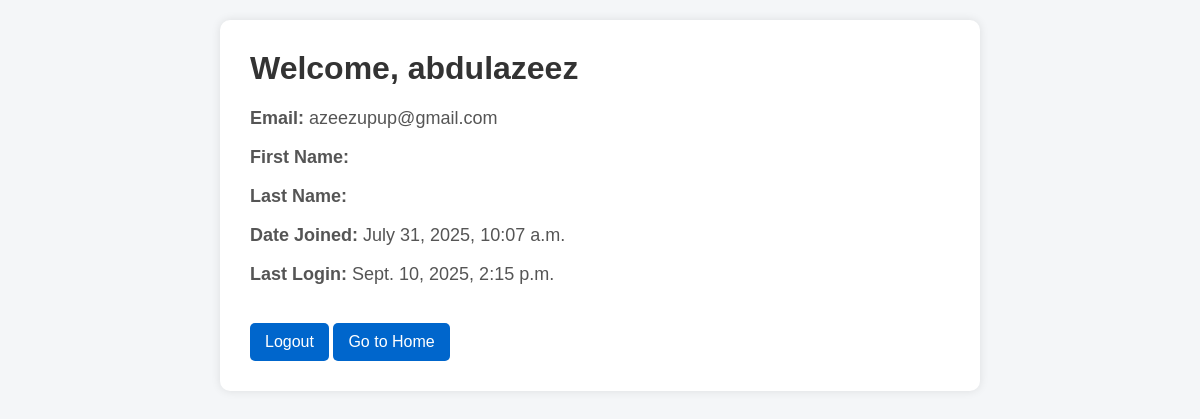
The page /users/profile/ (signed in) on the database as committed earlier.
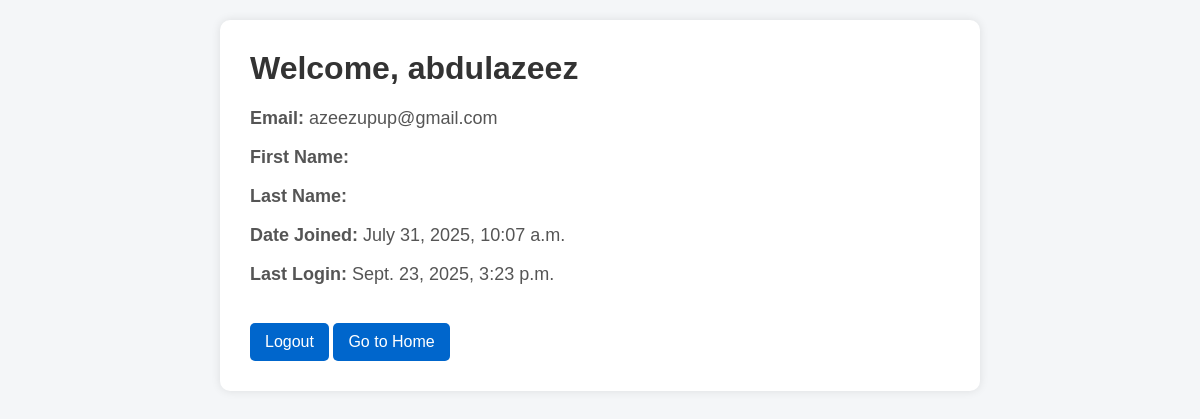
The same page on the database as committed later.
### users/models.py (models this page shows, shortened)
class User(AbstractUser):
    sb_balance = models.IntegerField(default=0)

### users/views.py (the view)
# urls.py: path('profile/', views.profile_view, name='profile'),
@login_required
def profile_view(request):
    return render(request, 'profile.html')

### templates/profile.html (shortened to what this page needs)
<!DOCTYPE html>
<html>
<head>
</head>
<body>
    <div class="container">
        <h1>Welcome, {{ user.username }}</h1>
        <div class="info">
            <p><strong>Email:</strong> {{ user.email }}</p>
            <p><strong>First Name:</strong> {{ user.first_name }}</p>
            <p><strong>Last Name:</strong> {{ user.last_name }}</p>
            <p><strong>Date Joined:</strong> {{ user.date_joined }}</p>
            <p><strong>Last Login:</strong> {{ user.last_login }}</p>
        </div>
        <a href="{% url 'logout' %}" class="button">Logout</a>
        <a href="/" class="button">Go to Home</a>
    </div>
</body>
</html>

Rows that differ between the two databases and show on the page:
changed User "abdulazeez": last_login "Sept. 10, 2025, 2:15 p.m." → "Sept. 23, 2025, 3:23 p.m."
